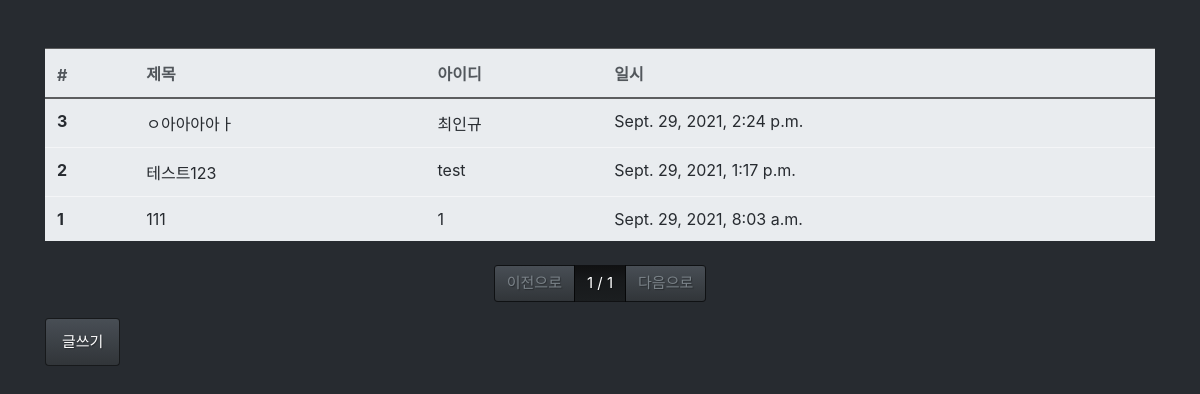
/board/list/, run on an earlier commit of the app's database.
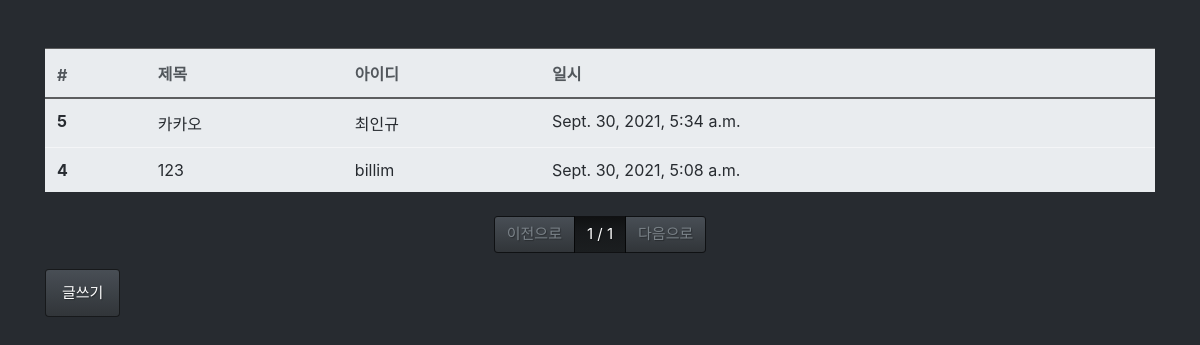
And on a later commit of the database.
### board/models.py (models this page shows, shortened)
class Board(models.Model):
    title = models.CharField(max_length=128,
                             verbose_name='제목')
    contents = models.TextField(verbose_name='내용')
    writer = models.ForeignKey('user.User', on_delete=models.CASCADE,
                               verbose_name='작성자')
    tags = models.ManyToManyField('tag.Tag', verbose_name='태그')
    registered_dttm = models.DateTimeField(auto_now_add=True,
                                           verbose_name='등록시간')
    class Meta:
        db_table = 'fastcampus_board'
        verbose_name = '패스트캠퍼스 게시글'
        verbose_name_plural = '패스트캠퍼스 게시글'

### user/models.py (models this page shows)
class User(models.Model):
    username = models.CharField(max_length=32, verbose_name='사용자명')
    email = models.EmailField(max_length=128, verbose_name='사용자이메일')
    password = models.CharField(max_length=64, verbose_name='비밀번호', default=None, null=True)
    registered_dttm = models.DateTimeField(auto_now_add=True, verbose_name='등록시간')
    social_login = models.CharField(max_length=32, verbose_name='소셜로그인', default='', null=True)
    naver_id = models.CharField(max_length=128, verbose_name='네이버 유저 키', default=None, null=True)
    def __str__(self):
        return self.username
    class Meta:
        db_table = 'user'
        verbose_name = '유저'
        verbose_name_plural = '유저입니다'

### board/views.py (the view)
# urls.py: path('list/', views.board_list),
def board_list(request):
    all_boards = Board.objects.all().order_by('-id')
    page = int(request.GET.get('p', 1))
    paginator = Paginator(all_boards, 3)
    boards = paginator.get_page(page)
    return render(request, 'board_list.html', {'boards': boards})

### board/templates/board_list.html
{% extends "base.html" %}
{% block contents %}
<div class="row mt-5">
  <div class="col-12">
    <table class="table table-light">
      <thead class="thead-light">
        <tr>
          <th>#</th>
          <th>제목</th>
          <th>아이디</th>
          <th>일시</th>
        </tr>
      </thead>
      <tbody class="text-dark">
        {% for board in boards %}
        <tr onclick="location.href='/board/detail/{{ board.id }}/'">
          <th>{{ board.id }}</th>
          <td>{{ board.title }}</td>
          <td>{{ board.writer }}</td>
          <td>{{ board.registered_dttm }}</td>
        </tr>
        {% endfor %}
      </tbody>
    </table>
  </div>
</div>
<div class="row mt-2">
  <div class="col-12">
    <nav>
      <ul class="pagination justify-content-center">
        {% if boards.has_previous %}
        <li class="page-item">
          <a class="page-link" href="?p={{ boards.previous_page_number }}">이전으로</a>
        </li>
        {% else %}
        <li class="page-item disabled">
          <a class="page-link" href="#">이전으로</a>
        </li>
        {% endif %}
        <li class="page-item active">
          <a class="page-link" href="#">{{ boards.number }} / {{ boards.paginator.num_pages }}</a>
        </li>
        {% if boards.has_next %}
        <li class="page-item">
          <a class="page-link" href="?p={{ boards.next_page_number }}">다음으로</a>
        </li>
        {% else %}
        <li class="page-item disabled">
          <a class="page-link disabled" href="#">다음으로</a>
        </li>
        {% endif %}
      </ul>
    </nav>
  </div>
</div>
<div class="row">
  <div class="col-12">
    <button class="btn btn-primary" onclick="location.href='/board/write/'">글쓰기</button>
  </div>
</div>
{% endblock %}

### board/templates/base.html (shortened to what this page needs)
<html>
<head>
  <link rel="stylesheet" href="/static/bootstrap.min.css" />
</head>
<body>
  <div class="container">
    {% block contents %}
    {% endblock %}
  </div>
</body>
</html>

What changed in the data, as far as the page shows it:
removed Board: id "3", title "ㅇ아아아아ㅏ", writer "최인규", registered_dttm "Sept. 29, 2021, 2:24 p.m."
removed Board: id "2", title "테스트123", writer "test", registered_dttm "Sept. 29, 2021, 1:17 p.m."
removed Board: id "1", title "111", writer "1", registered_dttm "Sept. 29, 2021, 8:03 a.m."
added Board: id "5", title "카카오", writer "최인규", registered_dttm "Sept. 30, 2021, 5:34 a.m."
added Board: id "4", title "123", writer "billim", registered_dttm "Sept. 30, 2021, 5:08 a.m."
